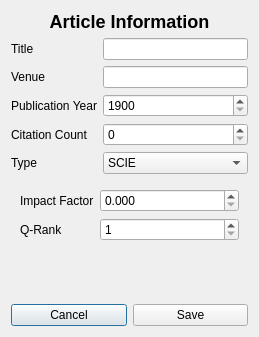
<?xml version="1.0" encoding="UTF-8"?>
<ui version="4.0">
 <class>ArticleInputDialog</class>
 <widget class="QDialog" name="ArticleInputDialog">
  <property name="geometry">
   <rect>
    <x>0</x>
    <y>0</y>
    <width>259</width>
    <height>337</height>
   </rect>
  </property>
  <property name="windowTitle">
   <string>Article Input</string>
  </property>
  <layout class="QVBoxLayout">
   <item>
    <widget class="QLabel" name="label">
     <property name="styleSheet">
      <string notr="true">font-size: 18px; font-weight: bold;</string>
     </property>
     <property name="text">
      <string>Article Information</string>
     </property>
     <property name="alignment">
      <set>Qt::AlignmentFlag::AlignCenter</set>
     </property>
    </widget>
   </item>
   <item>
    <layout class="QFormLayout" name="formLayoutCommon">
     <item row="0" column="0">
      <widget class="QLabel" name="labelTitle">
       <property name="text">
        <string>Title</string>
       </property>
      </widget>
     </item>
     <item row="0" column="1">
      <widget class="QLineEdit" name="inputTitle"/>
     </item>
     <item row="1" column="0">
      <widget class="QLabel" name="labelVenue">
       <property name="text">
        <string>Venue</string>
       </property>
      </widget>
     </item>
     <item row="1" column="1">
      <widget class="QLineEdit" name="inputVenue"/>
     </item>
     <item row="2" column="0">
      <widget class="QLabel" name="labelYear">
       <property name="text">
        <string>Publication Year</string>
       </property>
      </widget>
     </item>
     <item row="2" column="1">
      <widget class="QSpinBox" name="inputYear">
       <property name="minimum">
        <number>1900</number>
       </property>
       <property name="maximum">
        <number>2100</number>
       </property>
      </widget>
     </item>
     <item row="3" column="0">
      <widget class="QLabel" name="labelNCitation">
       <property name="text">
        <string>Citation Count</string>
       </property>
      </widget>
     </item>
     <item row="3" column="1">
      <widget class="QSpinBox" name="inputCitations"/>
     </item>
     <item row="4" column="0">
      <widget class="QLabel" name="labelType">
       <property name="text">
        <string>Type</string>
       </property>
      </widget>
     </item>
     <item row="4" column="1">
      <widget class="QComboBox" name="inputType">
       <item>
        <property name="text">
         <string>SCIE</string>
        </property>
       </item>
       <item>
        <property name="text">
         <string>SCOPUS</string>
        </property>
       </item>
       <item>
        <property name="text">
         <string>CONFERENCE</string>
        </property>
       </item>
       <item>
        <property name="text">
         <string>OTHER</string>
        </property>
       </item>
      </widget>
     </item>
    </layout>
   </item>
   <item>
    <widget class="QStackedWidget" name="stackType">
     <property name="currentIndex">
      <number>0</number>
     </property>
     <widget class="QWidget" name="pageScie">
      <layout class="QFormLayout">
       <item row="0" column="0">
        <widget class="QLabel" name="label">
         <property name="text">
          <string>Impact Factor</string>
         </property>
        </widget>
       </item>
       <item row="0" column="1">
        <widget class="QDoubleSpinBox" name="inputIF">
         <property name="decimals">
          <number>3</number>
         </property>
         <property name="maximum">
          <double>100.000000000000000</double>
         </property>
        </widget>
       </item>
       <item row="1" column="0">
        <widget class="QLabel" name="label">
         <property name="text">
          <string>Q-Rank</string>
         </property>
        </widget>
       </item>
       <item row="1" column="1">
        <widget class="QSpinBox" name="inputQRank">
         <property name="minimum">
          <number>1</number>
         </property>
         <property name="maximum">
          <number>4</number>
         </property>
        </widget>
       </item>
      </layout>
     </widget>
     <widget class="QWidget" name="pageScopus">
      <layout class="QFormLayout">
       <item row="0" column="0">
        <widget class="QLabel" name="label">
         <property name="text">
          <string>SJR</string>
         </property>
        </widget>
       </item>
       <item row="0" column="1">
        <widget class="QDoubleSpinBox" name="inputSJR">
         <property name="decimals">
          <number>3</number>
         </property>
         <property name="maximum">
          <double>100.000000000000000</double>
         </property>
        </widget>
       </item>
       <item row="1" column="0">
        <widget class="QLabel" name="label">
         <property name="text">
          <string>H-Index</string>
         </property>
        </widget>
       </item>
       <item row="1" column="1">
        <widget class="QSpinBox" name="inputHIndex">
         <property name="maximum">
          <number>2000</number>
         </property>
        </widget>
       </item>
      </layout>
     </widget>
     <widget class="QWidget" name="pageConference">
      <layout class="QFormLayout">
       <item row="0" column="0">
        <widget class="QLabel" name="label">
         <property name="text">
          <string>Conference Rank</string>
         </property>
        </widget>
       </item>
       <item row="0" column="1">
        <widget class="QLineEdit" name="inputConfRank"/>
       </item>
       <item row="1" column="0">
        <widget class="QLabel" name="label">
         <property name="text">
          <string>Location</string>
         </property>
        </widget>
       </item>
       <item row="1" column="1">
        <widget class="QLineEdit" name="inputLocation"/>
       </item>
       <item row="2" column="0">
        <widget class="QLabel" name="label">
         <property name="text">
          <string>Acceptance Rate (%)</string>
         </property>
        </widget>
       </item>
       <item row="2" column="1">
        <widget class="QDoubleSpinBox" name="inputAcceptRate">
         <property name="suffix">
          <string>%</string>
         </property>
         <property name="minimum">
          <double>0.000000000000000</double>
         </property>
         <property name="maximum">
          <double>100.000000000000000</double>
         </property>
        </widget>
       </item>
      </layout>
     </widget>
     <widget class="QWidget" name="pageOther">
      <layout class="QVBoxLayout">
       <item>
        <widget class="QLabel" name="label">
         <property name="text">
          <string>No extra fields for OTHER type.</string>
         </property>
        </widget>
       </item>
      </layout>
     </widget>
    </widget>
   </item>
   <item>
    <layout class="QHBoxLayout">
     <item>
      <widget class="QPushButton" name="btnCancel">
       <property name="text">
        <string>Cancel</string>
       </property>
      </widget>
     </item>
     <item>
      <widget class="QPushButton" name="btnSave">
       <property name="text">
        <string>Save</string>
       </property>
      </widget>
     </item>
    </layout>
   </item>
  </layout>
 </widget>
 <resources/>
 <connections/>
</ui>
